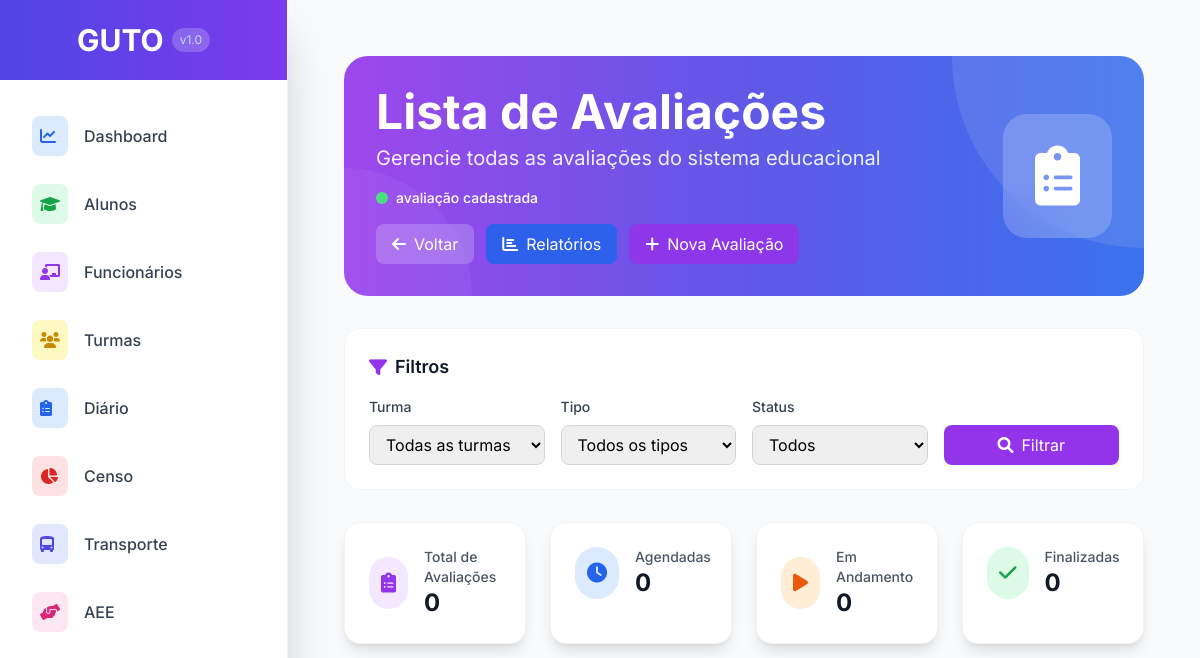
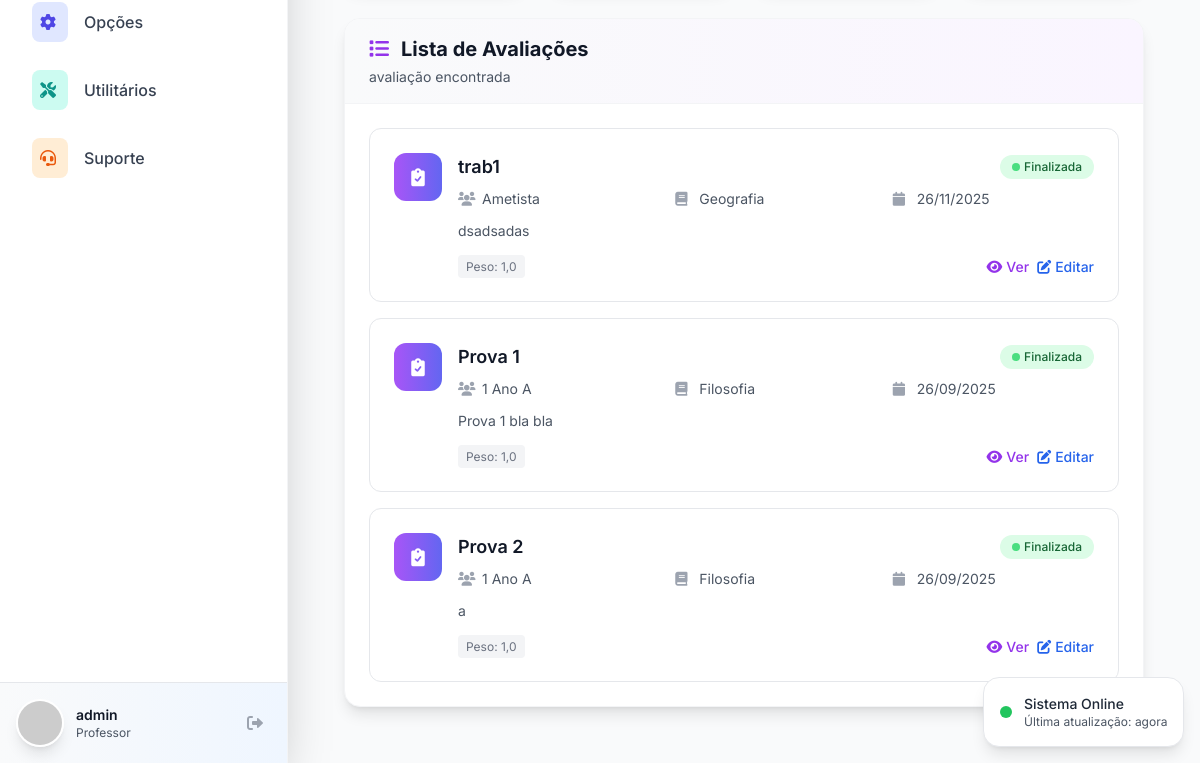
Page /turmas/avaliacoes/ (signed in) on the earlier database version (2 pictures, top to bottom).
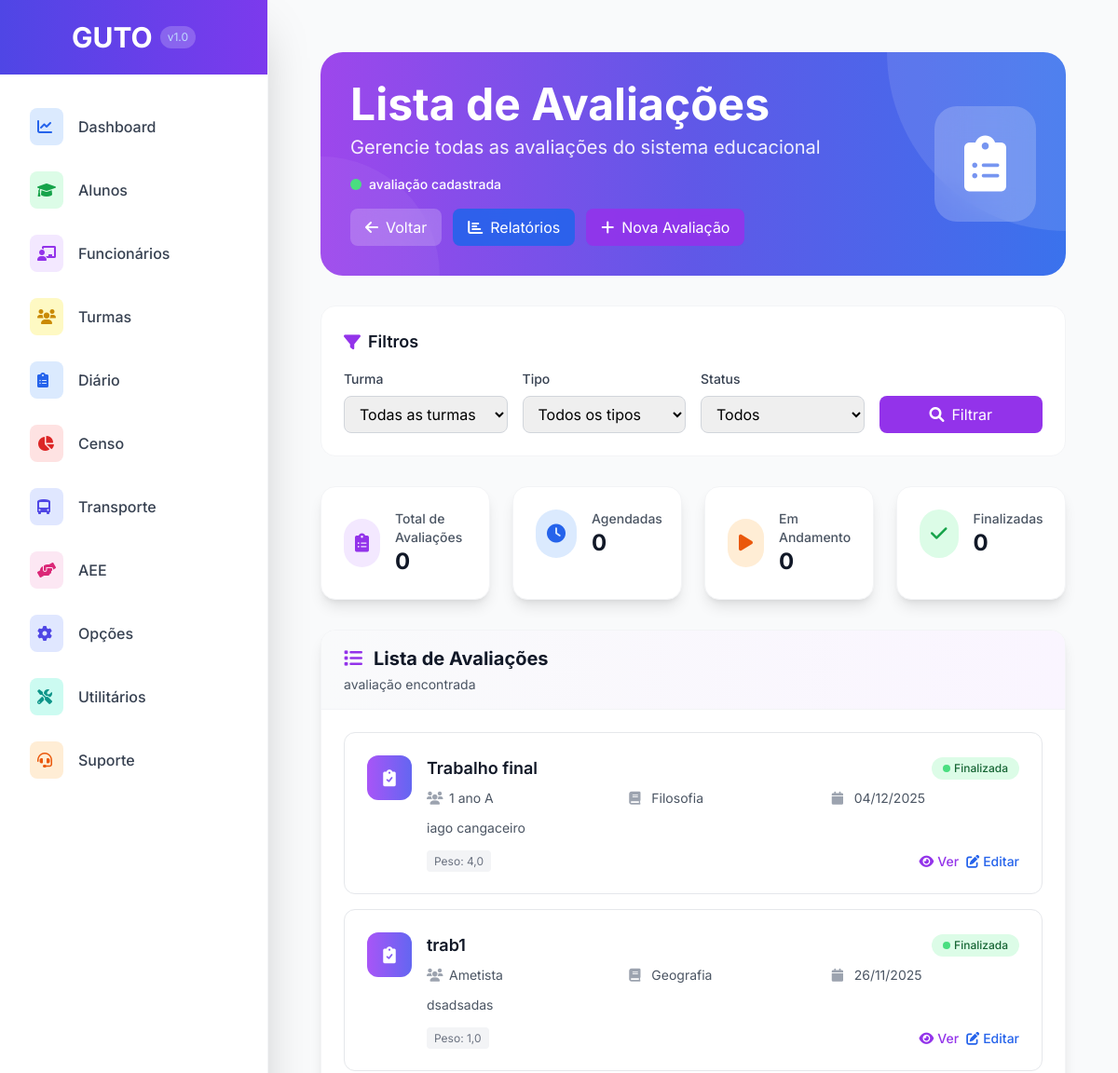
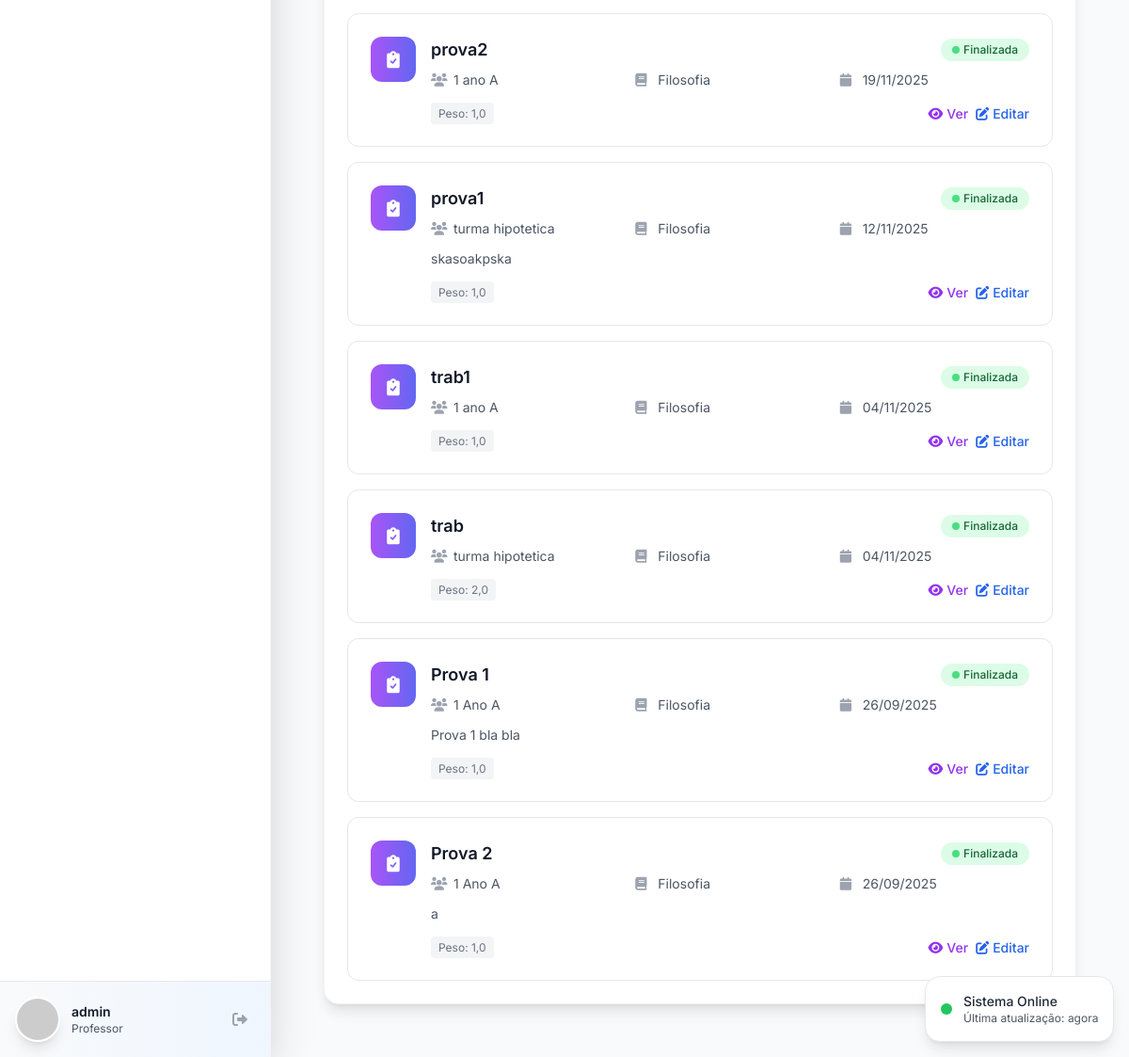
Same page on the later database version (2 pictures, top to bottom).
### turma/models.py (models this page shows, shortened)
class Avaliacao(models.Model):
    turma = models.ForeignKey(Turma, on_delete=models.CASCADE, related_name='avaliacoes', verbose_name="Turma")
    disciplina = models.ForeignKey(Disciplina, on_delete=models.CASCADE, verbose_name="Disciplina")
    divisao_periodo = models.ForeignKey(DivisaoPeriodoLetivo, on_delete=models.CASCADE, verbose_name="Período")
    tipo_avaliacao = models.ForeignKey(TipoAvaliacao, on_delete=models.CASCADE, verbose_name="Tipo de Avaliação")
    professor = models.ForeignKey(User, on_delete=models.PROTECT, verbose_name="Professor")
    nome = models.CharField(max_length=255, verbose_name="Nome da Avaliação")
    descricao = models.TextField(blank=True, null=True, verbose_name="Descrição")
    data_aplicacao = models.DateField(verbose_name="Data de Aplicação")
    valor_maximo = models.DecimalField(max_digits=4, decimal_places=2, default=10.00, verbose_name="Valor Máximo")
    peso = models.DecimalField(max_digits=3, decimal_places=1, default=1.0, verbose_name="Peso")
    ativo = models.BooleanField(default=True, verbose_name="Avaliação Ativa")
    notas_lancadas = models.BooleanField(default=False, verbose_name="Notas Lançadas")
    data_criacao = models.DateTimeField(auto_now_add=True, verbose_name="Data de Criação")
    data_atualizacao = models.DateTimeField(auto_now=True, verbose_name="Última Atualização")
    class Meta:
        verbose_name = "Avaliação"
        verbose_name_plural = "Avaliações"
        ordering = ['-data_aplicacao', 'nome']

class Turma(models.Model):
    TIPO_ENSINO_CHOICES = [
        ('EDUCACAO_INFANTIL', 'Educação Infantil'),
        ('ENSINO_FUNDAMENTAL_I', 'Ensino Fundamental I'),
        ('ENSINO_FUNDAMENTAL_II', 'Ensino Fundamental II'),
        ('ENSINO_MEDIO', 'Ensino Médio'),
    ]
    ANO_SERIE_CHOICES = [
        ('BERÇARIO', 'Berçário'),
        ('MATERNAL_I', 'Maternal I'),
        ('MATERNAL_II', 'Maternal II'),
        ('PRE_I', 'Pré I'),
        ('PRE_II', 'Pré II'),
        ('1_ANO', '1º Ano'),
        ('2_ANO', '2º Ano'),
        ('3_ANO', '3º Ano'),
        ('4_ANO', '4º Ano'),
        ('5_ANO', '5º Ano'),
        ('6_ANO', '6º Ano'),
        ('7_ANO', '7º Ano'),
        ('8_ANO', '8º Ano'),
        ('9_ANO', '9º Ano'),
        ('1_ANO_EM', '1º Ano'),
        ('2_ANO_EM', '2º Ano'),
        ('3_ANO_EM', '3º Ano'),
    ]
    TURNO_CHOICES = [
        ('MATUTINO', 'Matutino'),
        ('VESPERTINO', 'Vespertino'),
        ('NOTURNO', 'Noturno'),
        ('INTEGRAL', 'Integral'),
    ]
    nome = models.CharField(max_length=255, verbose_name="Nome da Turma")
    periodo_letivo = models.CharField(max_length=4, default=str(date.today().year), verbose_name="Período Letivo")
    tipo_ensino = models.CharField(max_length=50, choices=TIPO_ENSINO_CHOICES, verbose_name="Tipo de Ensino")
    ano_serie = models.CharField(max_length=50, choices=ANO_SERIE_CHOICES, verbose_name="Ano/Série")
    turno = models.CharField(max_length=20, choices=TURNO_CHOICES, verbose_name="Turno")
    diario_fechado = models.BooleanField(default=False, verbose_name="Diário Fechado")
    vagas_total = models.IntegerField(default=30, verbose_name="Total de Vagas")
    data_criacao = models.DateTimeField(auto_now_add=True, verbose_name="Data de Criação", null=True, blank=True)
    usuario_criacao = models.ForeignKey(User, on_delete=models.PROTECT, verbose_name="Criado por", null=True, blank=True)
    class Meta:
        verbose_name = "Turma"
        verbose_name_plural = "Turmas"
        unique_together = ['nome', 'periodo_letivo']
        ordering = ['periodo_letivo', 'ano_serie', 'nome']

class Disciplina(models.Model):
    nome = models.CharField(max_length=255, verbose_name="Nome da Disciplina")
    codigo = models.CharField(max_length=20, unique=True, verbose_name="Código da Disciplina", blank=True)
    avalia_por_conceito = models.BooleanField(default=False, verbose_name="Avalia por Conceito")
    carga_horaria = models.IntegerField(default=40, verbose_name="Carga Horária")
    ativo = models.BooleanField(default=True, verbose_name="Disciplina Ativa")
    class Meta:
        verbose_name = "Disciplina"
        verbose_name_plural = "Disciplinas"
        ordering = ['nome']

### turma/views.py (the view)
# urls.py: path('avaliacoes/', views.avaliacoes_list, name='avaliacoes_list'),
@login_required
def avaliacoes_list(request):
    avaliacoes = Avaliacao.objects.all().order_by('-data_aplicacao')
    turma_id = request.GET.get('turma')
    disciplina_id = request.GET.get('disciplina')
    tipo_id = request.GET.get('tipo')
    status = request.GET.get('status')
    if turma_id:
        avaliacoes = avaliacoes.filter(turma_id=turma_id)
    if disciplina_id:
        avaliacoes = avaliacoes.filter(disciplina_id=disciplina_id)
    if tipo_id:
        avaliacoes = avaliacoes.filter(tipo_avaliacao_id=tipo_id)
    paginator = Paginator(avaliacoes, 20)
    page_number = request.GET.get('page')
    page_obj = paginator.get_page(page_number)
    turmas = Turma.objects.all().order_by('nome')
    disciplinas = Disciplina.objects.all().order_by('nome')
    tipos = TipoAvaliacao.objects.all().order_by('nome')
    context = {
        'page_obj': page_obj,
        'avaliacoes': page_obj,
        'turmas': turmas,
        'disciplinas': disciplinas,
        'tipos': tipos,
        'current_filters': {
            'turma': turma_id,
            'disciplina': disciplina_id,
            'tipo': tipo_id,
            'status': status,
        }
    }
    return render(request, 'turma/avaliacoes_list.html', context)

### templates/turma/avaliacoes_list.html (shortened to what the changed rows need)
{% extends 'base.html' %}
{% load static %}
{% block content %}
<div class="p-8 max-w-7xl mx-auto">
    <div class="relative mb-8 overflow-hidden rounded-3xl">
        <div class="relative p-8 text-white">
            <div class="flex items-center justify-between">
                <div>
                    <h1 class="text-5xl font-bold mb-2">Lista de Avaliações</h1>
                </div>
            </div>
        </div>
    </div>
    <div class="bg-white rounded-2xl shadow-lg border border-gray-100 overflow-hidden">
        <div class="p-6">
            {% if avaliacoes %}
            <div class="space-y-4">
                {% for avaliacao in avaliacoes %}
                <div class="avaliacao-card bg-white rounded-xl border border-gray-200 p-6">
                    <div class="flex items-center justify-between">
                        <div class="flex items-start space-x-4 flex-1">
                            <div class="w-12 h-12 bg-gradient-to-r from-purple-500 to-indigo-500 rounded-xl flex items-center justify-center flex-shrink-0">
                                <i class="fas fa-clipboard-check text-white text-lg"></i>
                            </div>
                            <div class="flex-1 min-w-0">
                                <div class="flex items-center justify-between mb-2">
                                    <h4 class="text-lg font-semibold text-gray-900 truncate">{{ avaliacao.nome }}</h4>
                                    {% if avaliacao.data_aplicacao %}
                                        {% if avaliacao.data_aplicacao|date:"Y-m-d" == "now"|date:"Y-m-d" %}
                                            <span class="status-badge inline-flex items-center px-3 py-1 rounded-full text-xs font-medium bg-orange-100 text-orange-800">
                                                <span class="w-2 h-2 bg-orange-400 rounded-full mr-1 animate-pulse"></span>
                                                Hoje
                                            </span>
                                        {% elif avaliacao.data_aplicacao > "now"|date %}
                                            <span class="status-badge inline-flex items-center px-3 py-1 rounded-full text-xs font-medium bg-blue-100 text-blue-800">
                                                <span class="w-2 h-2 bg-blue-400 rounded-full mr-1"></span>
                                                Agendada
                                            </span>
                                        {% else %}
                                            <span class="status-badge inline-flex items-center px-3 py-1 rounded-full text-xs font-medium bg-green-100 text-green-800">
                                                <span class="w-2 h-2 bg-green-400 rounded-full mr-1"></span>
                                                Finalizada
                                            </span>
                                        {% endif %}
                                    {% endif %}
                                </div>
                                <div class="grid grid-cols-1 md:grid-cols-3 gap-4 text-sm text-gray-600">
                                    {% if avaliacao.turma %}
                                    <div class="flex items-center">
                                        <i class="fas fa-users text-gray-400 mr-2 w-4"></i>
                                        <span>{{ avaliacao.turma.nome }}</span>
                                    </div>
                                    {% endif %}
                                    {% if avaliacao.disciplina %}
                                    <div class="flex items-center">
                                        <i class="fas fa-book text-gray-400 mr-2 w-4"></i>
                                        <span>{{ avaliacao.disciplina.nome }}</span>
                                    </div>
                                    {% endif %}
                                    {% if avaliacao.data_aplicacao %}
                                    <div class="flex items-center">
                                        <i class="fas fa-calendar text-gray-400 mr-2 w-4"></i>
                                        <span>{{ avaliacao.data_aplicacao|date:"d/m/Y" }}</span>
                                    </div>
                                    {% endif %}
                                </div>
                                {% if avaliacao.descricao %}
                                <p class="text-sm text-gray-600 mt-3 line-clamp-2">{{ avaliacao.descricao|truncatechars:120 }}</p>
                                {% endif %}
                                <div class="flex items-center justify-between mt-4">
                                    <div class="text-xs text-gray-500">
                                        {% if avaliacao.peso %}
                                        <span class="bg-gray-100 px-2 py-1 rounded">Peso: {{ avaliacao.peso }}</span>
                                        {% endif %}
                                    </div>
                                    <div class="flex space-x-2">
                                        <a href="{% url 'turma:avaliacao_detail' avaliacao.pk %}" class="text-purple-600 hover:text-purple-800 text-sm font-medium">
                                            <i class="fas fa-eye mr-1"></i>Ver
                                        </a>
                                        <a href="{% url 'turma:avaliacao_edit' avaliacao.pk %}" class="text-blue-600 hover:text-blue-800 text-sm font-medium">
                                            <i class="fas fa-edit mr-1"></i>Editar
                                        </a>
                                    </div>
                                </div>
                            </div>
                        </div>
                    </div>
                </div>
                {% endfor %}
            </div>
            {% endif %}
        </div>
    </div>
</div>
{% endblock %}

Differences in the rows shown:
added Avaliacao: nome "Trabalho final", shows "Finalizada", turma.nome "1 ano A", disciplina.nome "Filosofia", data_aplicacao "04/12/2025", descricao "iago cangaceiro", peso "4,0"
added Avaliacao: nome "prova2", shows "Finalizada", turma.nome "1 ano A", disciplina.nome "Filosofia", data_aplicacao "19/11/2025", peso "1,0"
added Avaliacao: nome "prova1", shows "Finalizada", turma.nome "turma hipotetica", disciplina.nome "Filosofia", data_aplicacao "12/11/2025", descricao "skasoakpska", peso "1,0"
added Avaliacao: nome "trab1", shows "Finalizada", turma.nome "1 ano A", disciplina.nome "Filosofia", data_aplicacao "04/11/2025", peso "1,0"
added Avaliacao: nome "trab", shows "Finalizada", turma.nome "turma hipotetica", disciplina.nome "Filosofia", data_aplicacao "04/11/2025", peso "2,0"
